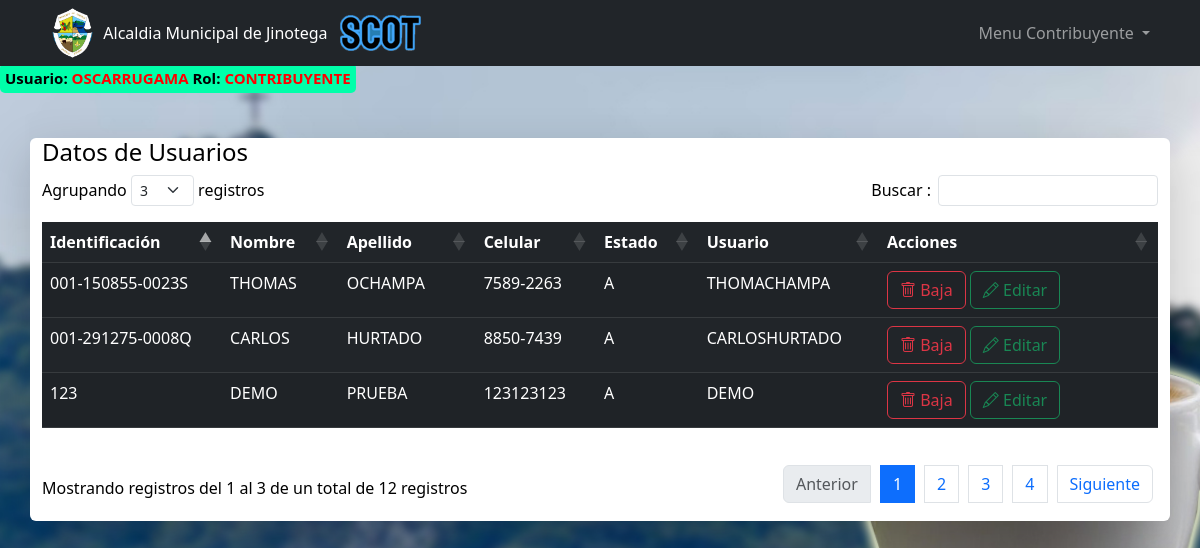
Screenshot of /pages/usuarios/usuarios.php?mensaje=error_parametros (signed in) with the database file from the repository.
### tables this page shows
CREATE TABLE IF NOT EXISTS `usuarios` (
  `idUsuario` int(11) NOT NULL AUTO_INCREMENT,
  `usuario` varchar(50) NOT NULL,
  `password` varchar(100) NOT NULL,
  `rol` varchar(20) NOT NULL,
  `identificacion` varchar(30) NOT NULL,
  `nombre1` varchar(100) NOT NULL,
  `nombre2` varchar(30) DEFAULT NULL,
  `apellido1` varchar(30) NOT NULL,
  `apellido2` varchar(30) DEFAULT NULL,
  `email` varchar(100) DEFAULT NULL,
  `celular` varchar(30) NOT NULL,
  `direccion` varchar(100) DEFAULT NULL,
  `estado` varchar(1) NOT NULL DEFAULT 'A',
  PRIMARY KEY (`idUsuario`)
);

### pages/usuarios/usuarios.php (the view, shortened to what this page needs)
<?php include '../../templates/header_menu.php';  ?>
<?php
    $conexion = new Conexion();
    $conn = $conexion->conectar();
    $sql = "SELECT * FROM usuarios";
    $resultado = mysqli_query($conn, $sql);
    $usuarios = [];
    if ($resultado) {
        while ($row = mysqli_fetch_assoc($resultado)) {
            $usuarios[] = $row;
        }
    }
?>
<div class="container mt-5 fondoEspecial">
    <div class="row justify-content-center">
        <div class="col-md-12 shadow-lg pb-3 mb-4 bg-body rounded">
            <h4>Datos de Usuarios</h4>
            <table id="tablax" class="mt-2 mb-0 table table-dark table-striped">
                <thead>
                    <tr>
                        <th>Identificación</th>
                        <th>Nombre</th>
                        <th>Apellido</th>
                        <th>Celular</th>
                        <th>Estado</th>
                        <th>Usuario</th>
                        <th class="w-25">Acciones</th>
                    </tr>
                </thead>
                <tbody>
                    <?php foreach ($usuarios as $usuario): ?>
                    <tr>
                        <td><?php echo htmlspecialchars($usuario['identificacion']); ?></td>
                        <td><?php echo htmlspecialchars($usuario['nombre1']); ?></td>
                        <td><?php echo htmlspecialchars($usuario['apellido1']); ?></td>
                        <td><?php echo htmlspecialchars($usuario['celular']); ?></td>
                        <td><?php echo htmlspecialchars($usuario['estado']); ?></td>
                        <td><?php echo htmlspecialchars($usuario['usuario']); ?></td>
                        <td>
                            <a href="baja.php?id=<?php echo htmlspecialchars($usuario['identificacion']); ?>" class="btn btn-outline-danger bi bi-trash" onclick="return confirm('¿Estás seguro de que deseas dar de baja a este usuario?');"> Baja</a>
                            <button type="button" class="btnEditar btn btn-outline-success bi bi-pencil" data-bs-toggle="modal" data-bs-target="#modalUsuarios"> Editar</button>
                        </td>
                    </tr>
                    <?php endforeach; ?>
                </tbody>
            </table>
        </div>
    </div>
</div>

### templates/header_menu.php (style rules this page uses)
body { background-image: url("/public/Imagenes/FondoX.jpg"); background-size: cover; background-repeat: no-repeat; background-attachment: fixed; color: #000; }

### rows the page displays
usuarios: identificacion "001-150855-0023S", nombre1 "THOMAS", apellido1 "OCHAMPA", celular "7589-2263", estado "A", usuario "THOMACHAMPA"
usuarios: identificacion "001-291275-0008Q", nombre1 "CARLOS", apellido1 "HURTADO", celular "8850-7439", estado "A", usuario "CARLOSHURTADO"
usuarios: identificacion "123", nombre1 "DEMO", apellido1 "PRUEBA", celular "123123123", estado "A", usuario "DEMO"

### other values shown
$_SESSION['usuario'] "OSCARRUGAMA"
$_SESSION['rol'] "CONTRIBUYENTE"
